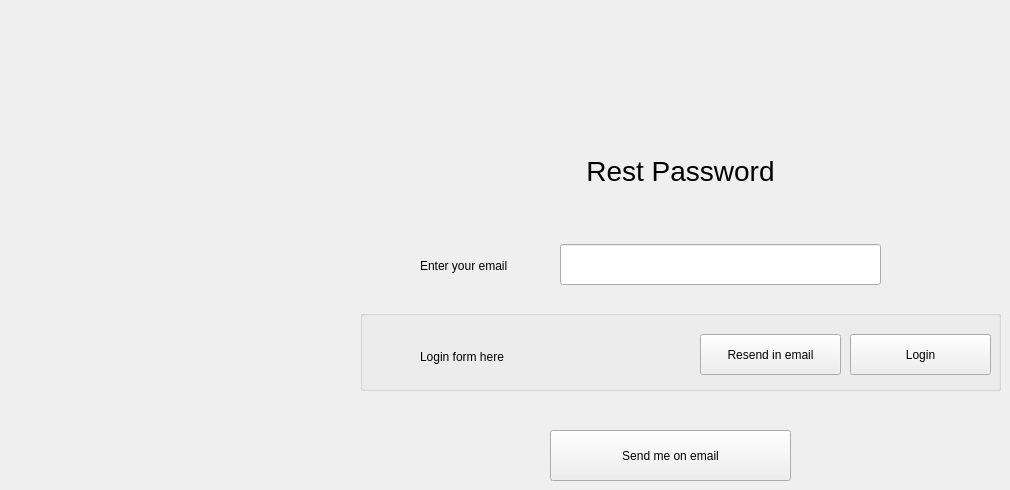
    <widget class="QWidget" name="restpass_tab">
     <attribute name="title">
      <string>Page</string>
     </attribute>
     <widget class="QPushButton" name="emailsend_btn">
      <property name="geometry">
       <rect>
        <x>550</x>
        <y>430</y>
        <width>241</width>
        <height>51</height>
       </rect>
      </property>
      <property name="cursor">
       <cursorShape>PointingHandCursor</cursorShape>
      </property>
      <property name="text">
       <string>Send me on email</string>
      </property>
     </widget>
     <widget class="QLabel" name="label_179">
      <property name="geometry">
       <rect>
        <x>420</x>
        <y>258</y>
        <width>131</width>
        <height>16</height>
       </rect>
      </property>
      <property name="text">
       <string>Enter your email</string>
      </property>
     </widget>
     <widget class="QGroupBox" name="groupBox_33">
      <property name="geometry">
       <rect>
        <x>360</x>
        <y>310</y>
        <width>641</width>
        <height>81</height>
       </rect>
      </property>
      <property name="title">
       <string/>
      </property>
      <widget class="QPushButton" name="emaillogin_btn">
       <property name="geometry">
        <rect>
         <x>490</x>
         <y>24</y>
         <width>141</width>
         <height>41</height>
        </rect>
       </property>
       <property name="cursor">
        <cursorShape>PointingHandCursor</cursorShape>
       </property>
       <property name="text">
        <string>Login</string>
       </property>
      </widget>
      <widget class="QLabel" name="label_180">
       <property name="geometry">
        <rect>
         <x>60</x>
         <y>26</y>
         <width>271</width>
         <height>41</height>
        </rect>
       </property>
       <property name="text">
        <string>Login form here</string>
       </property>
      </widget>
      <widget class="QPushButton" name="emailresend_btn">
       <property name="geometry">
        <rect>
         <x>340</x>
         <y>24</y>
         <width>141</width>
         <height>41</height>
        </rect>
       </property>
       <property name="cursor">
        <cursorShape>PointingHandCursor</cursorShape>
       </property>
       <property name="text">
        <string>Resend in email</string>
       </property>
      </widget>
     </widget>
     <widget class="QLineEdit" name="emailrest_line">
      <property name="geometry">
       <rect>
        <x>560</x>
        <y>244</y>
        <width>321</width>
        <height>41</height>
       </rect>
      </property>
      <property name="text">
       <string/>
      </property>
     </widget>
     <widget class="QLabel" name="label_52">
      <property name="geometry">
       <rect>
        <x>360</x>
        <y>120</y>
        <width>641</width>
        <height>101</height>
       </rect>
      </property>
      <property name="font">
       <font>
        <pointsize>-1</pointsize>
       </font>
      </property>
      <property name="toolTipDuration">
       <number>0</number>
      </property>
      <property name="styleSheet">
       <string notr="true">font-size:28px;</string>
      </property>
      <property name="text">
       <string>Rest Password</string>
      </property>
      <property name="alignment">
       <set>Qt::AlignCenter</set>
      </property>
     </widget>
     <widget class="QLabel" name="ereur_nom_2">
      <property name="geometry">
       <rect>
        <x>531</x>
        <y>201</y>
        <width>301</width>
        <height>31</height>
       </rect>
      </property>
      <property name="layoutDirection">
       <enum>Qt::RightToLeft</enum>
      </property>
      <property name="styleSheet">
       <string notr="true">
QLabel{
color:red;
font-size:18px;
background:transparent;
}

</string>
      </property>
      <property name="text">
       <string/>
      </property>
      <property name="alignment">
       <set>Qt::AlignCenter</set>
      </property>
     </widget>
    </widget>
